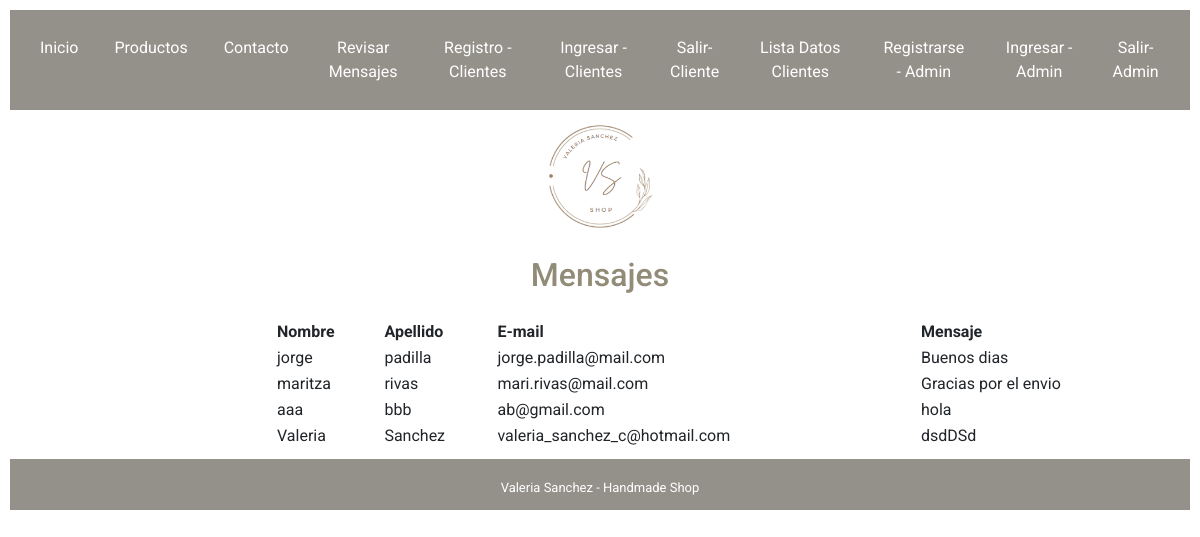
The app's page /mostrar_mensaje/ (signed in) with its own data.
### aplicacion1/models.py (models this page shows)
class Mensaje(models.Model):
    nombre=models.CharField(max_length=50, null=False)
    apellido=models.CharField(max_length=100, null=False)
    email=models.EmailField()
    mensaje=models.CharField(max_length=500, null=False)

### aplicacion1/views.py (the view)
# urls.py: path('mostrar_mensaje/', views.mostrar_mensaje, name='mostrar_mensaje'),
@login_required
def mostrar_mensaje (request):
    mensaje=Mensaje.objects.all()
    return render (request,'aplicacion1/mensajes.html',{"data":mensaje})

### aplicacion1/templates/aplicacion1/mensajes.html (shortened to what this page needs)
{%extends 'base_layout.html'%}{%block content%}
<body >
<div id="tabla_mensajes">
<header>
  <h1>Mensajes</h1>
</header>
    <table id="example" class="stripe" style="width:75%; margin-left: 23%">
      <thead>
        <tr>
          <th>Nombre</th>
          <th>Apellido</th>
          <th>E-mail</th>
          <th>Mensaje</th>
        </tr>
      </thead>
      {% for men in data %}
      <tbody>
        <tr>
          <td>{{men.nombre}}</td>
          <td>{{men.apellido}}</td>
          <td>{{men.email}}</td>
          <td>{{men.mensaje}}</td>
        </tr>
      </tbody>
      {% endfor %}
    </table>
</div>
</body>
</html>
{%endblock content%}

### aplicacion1/static/aplicacion1/style.css (style rules this page uses)
body { font-family: 'Roboto', sans-serif; }
h1 { text-align: center; color: rgb(146, 139, 120); font-size: xx-large; }
header { text-align: center; color: rgba(30, 39, 46,1.0); margin:2%; }
header h1 { text-align: center; text-align: center; color: rgb(146, 139, 120); font-size: xx-large; }
::placeholder { color: rgb(146, 139, 120); font-size: 90%; }
::marker { color: rgb(146, 139, 120); font-size: 90%; }

### records on screen
Mensaje: nombre "jorge", apellido "padilla", email "jorge.padilla@mail.com", mensaje "Buenos dias"
Mensaje: nombre "maritza", apellido "rivas", email "mari.rivas@mail.com", mensaje "Gracias por el envio"
Mensaje: nombre "aaa", apellido "bbb", email "ab@gmail.com", mensaje "hola"
Mensaje: nombre "Valeria", apellido "Sanchez", email "valeria_sanchez_c@hotmail.com", mensaje "dsdDSd"
